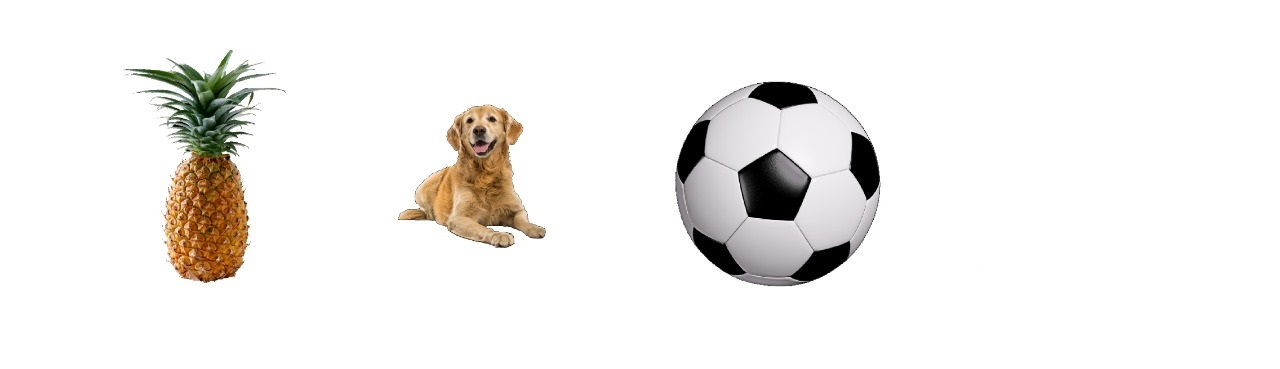
%> input picture Examen 2/pic2_.jpeg, 1280 x 369 px
$ octave EXAMEN2.m   (GNU Octave 9; MATLAB toolbox functions it lacks are replaced by stand-ins)
%> lines starting %> are read from the running program, lines starting %| are printed output that depends on the picture
clear all; close all; clc;

%Leer la imagen
color = imread('pic2_.jpeg');
%> color is the input picture: size 369x1280x3 uint8; mean R, G, B 241.7, 239.8, 237.6

%para ver la imagen
figure
imshow(color);

%esacala de grises
gris = rgb2gray(color);
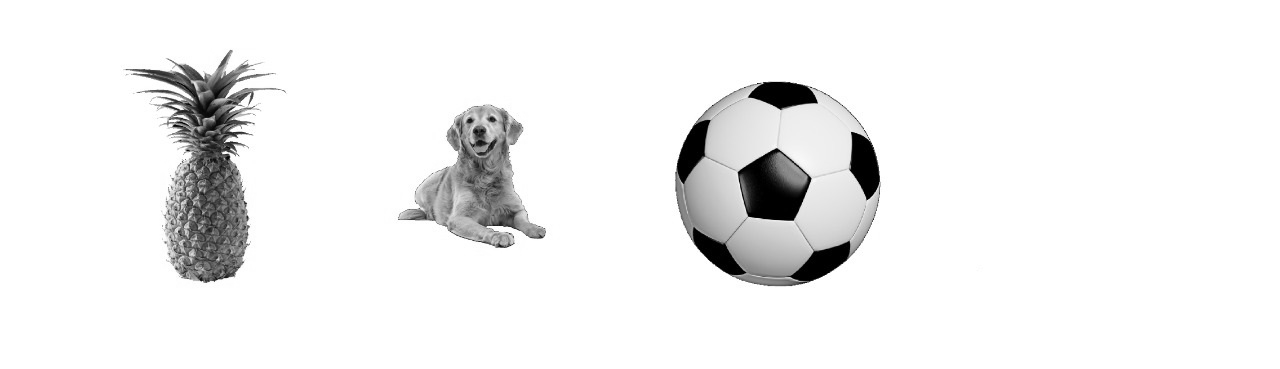
%> gris: size 369x1280 uint8; min 0, max 255, mean 240.2
figure
% imshow(gris);

% %Reducir el tama駉
 imagen = imresize(gris,[240,320]);
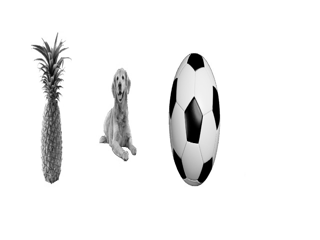
%> imagen: size 240x320 uint8; min 0, max 255, mean 240.1
 imshow(imagen)
% %Pasarla a Double
% imagenPro = double(imagen);

%Desprescieando el fondo blanco
[x y] = find(imagen<180);
%> x = 6143 values from 34 to 186; y = 6143 values from 33 to 220
x = x';
%> x = 6143 values, max 186 at index 4943, min 34 at index 1840, mean 120.8
y = y';
c = 4;
% %
ejeX = 0:3:240;
ejeY = 0:3:320;
% %
alpha = 01;
beta = 0.1;
delta = 0;
k = 1;

% %
%> (the run ends here)
